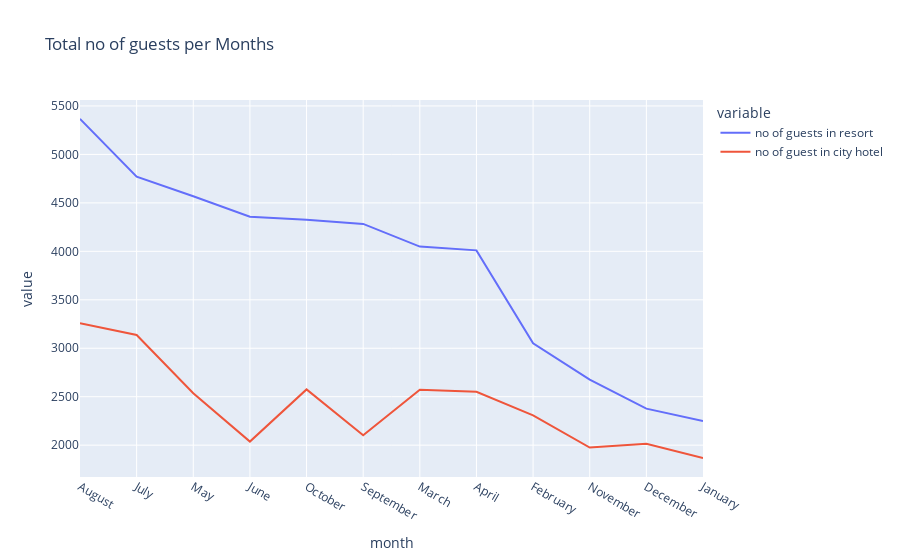

Source (notebook cell):
### Code cell
px.line(data_frame=final_rush, x='month', y=['no of guests in resort','no of guest in city hotel'], title='Total no of guests per Months')

### Figure 1 — Plotly figure (JSON) as saved in the notebook; plotly's stock layout.template omitted (floating-point values rounded to 4 significant figures)
{"data": [{"hovertemplate": "variable=no of guests in resort<br>month=%{x}<br>value=%{y}<extra></extra>", "legendgroup": "no of guests in resort", "line": {"color": "#636efa", "dash": "solid"}, "marker": {"symbol": "circle"}, "mode": "lines", "name": "no of guests in resort", "orientation": "v", "showlegend": true, "type": "scatter", "x": ["August", "July", "May", "June", "October", "September", "March", "April", "February", "November", "December", "January"], "xaxis": "x", "y": [5367, 4770, 4568, 4358, 4326, 4283, 4049, 4010, 3051, 2676, 2377, 2249], "yaxis": "y"}, {"hovertemplate": "variable=no of guest in city hotel<br>month=%{x}<br>value=%{y}<extra></extra>", "legendgroup": "no of guest in city hotel", "line": {"color": "#EF553B", "dash": "solid"}, "marker": {"symbol": "circle"}, "mode": "lines", "name": "no of guest in city hotel", "orientation": "v", "showlegend": true, "type": "scatter", "x": ["August", "July", "May", "June", "October", "September", "March", "April", "February", "November", "December", "January"], "xaxis": "x", "y": [3257, 3137, 2535, 2037, 2575, 2102, 2571, 2550, 2308, 1975, 2014, 1866], "yaxis": "y"}], "layout": {"autosize": true, "legend": {"title": {"text": "variable"}, "tracegroupgap": 0}, "title": {"text": "Total no of guests per Months"}, "xaxis": {"anchor": "y", "autorange": true, "domain": [0, 1], "range": [0, 11], "title": {"text": "month"}, "type": "category"}, "yaxis": {"anchor": "x", "autorange": true, "domain": [0, 1], "range": [1672.0, 5562.0], "title": {"text": "value"}, "type": "linear"}}}
